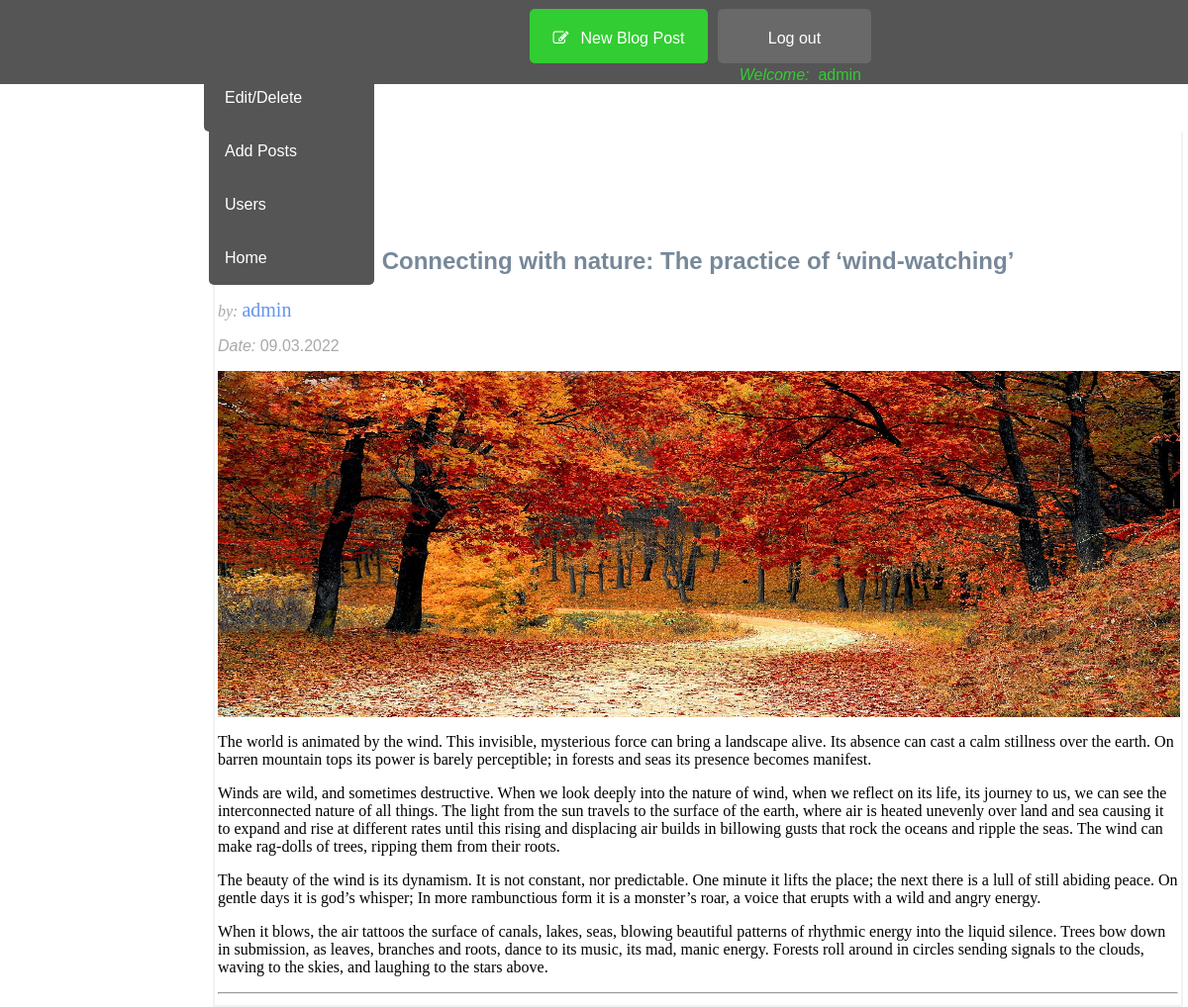
The app's page /admin/admin_posts.php?p_id=156 (signed in) with its own data.
### tables this page shows
CREATE TABLE `posts` (
  `post_id` int(3) NOT NULL,
  `post_category_id` int(3) NOT NULL,
  `post_title` varchar(255) NOT NULL,
  `post_author` varchar(255) NOT NULL,
  `post_date` text NOT NULL,
  `post_image` text NOT NULL,
  `post_content` text NOT NULL,
  `post_tags` varchar(255) NOT NULL
);

### admin/admin_posts.php (the view, shortened to what this page needs)
<?php include "includes/admin_header.php";?>
            <div >
<section id="field1">
<?php
    if(isset($_GET['p_id'])){
        $get_post_id = $_GET['p_id'];
    }
                $query = "SELECT * FROM posts WHERE post_id = {$get_post_id}";
                $select_all_posts = mysqli_query($connection, $query);
    while($post_row = mysqli_fetch_assoc($select_all_posts)){
        $post_title = $post_row['post_title'];
        $post_author = $post_row['post_author'];
        $post_date = $post_row['post_date'];
        $post_content = $post_row['post_content'];
        $post_image = $post_row['post_image'];
?>
                <br>
                <br>
                <br>
                <br>
                <br>
                <h2>
                    <p id="title_t"> <?php echo $post_title ?></p>
                </h2>
                <p id="title_a" class="lead">by: <span id="title_a_a"><?php echo $post_author ?></span>
                </p>
<p id="title_d"><span id="title_d_d">Date:&nbsp;</span><?php echo $post_date ?></p>
                <img class="img-post" src="../images/<?php echo $post_image;?>" alt="">
                <p id="title_c"><?php echo $post_content ?></p>
  <?php  }  ?>
                <hr>
             </section>
            </div>
<?php include "includes/footer.php";?>

### css/css.css (style rules this page uses)
body { margin:0; }
section, input { -moz-box-sizing: border-box; -webkit-box-sizing: border-box; box-sizing: border-box; }
section { padding: 3px; margin:0; float: left; }
#field1 { width: 980px; margin-left: 215px; border-right: 2px solid #f2f2f2; border-left: 2px solid #f2f2f2; border-bottom: 2px solid #f2f2f2; }
.img-post { display: block; position: inherit; width: 972px; height: 350px; margin-left: 0px !important; }
#title_t { text-decoration: none; font-family: Arial, Helvetica, sans-serif; color: lightslategray; text-align: center; }
#title_a { text-decoration: none; color: darkgray; font-style: italic; }
#title_a_a { text-decoration: none; color: cornflowerblue; font-size: 20px; font-style: normal; }
#title_d { font-family: Arial, Helvetica, sans-serif; color: darkgray; font-style: normal; }
#title_d_d { font-family: Arial, Helvetica, sans-serif; color: darkgray; font-style: italic; }
#title_c { font-family: Arial, Helvetica, sans-serif; }

### records on screen
posts: post_title "Connecting with nature: The practice of ‘wind-watching’", post_author "admin", post_date "09.03.2022", post_image (picture), post_content "The world is animated by the wind. This invisible, mysterious force can bring a landscape alive. Its absence can cast a calm stillness over the earth. On barren mountain tops its power is barely perceptible; in forests and seas its presence becomes manifest. Winds are wild, and sometimes destructive. When we look deeply into the nature of wind, when we reflect on its life, its journey to us, we can see the interconnected nature of all things. The light from the sun travels to the surface of the earth, where air is heated unevenly over land and sea causing it to expand and rise at different rates until this rising and displacing air builds in billowing gusts that rock the oceans and ripple…"

### other values on screen
$_SESSION['username'] "admin"
